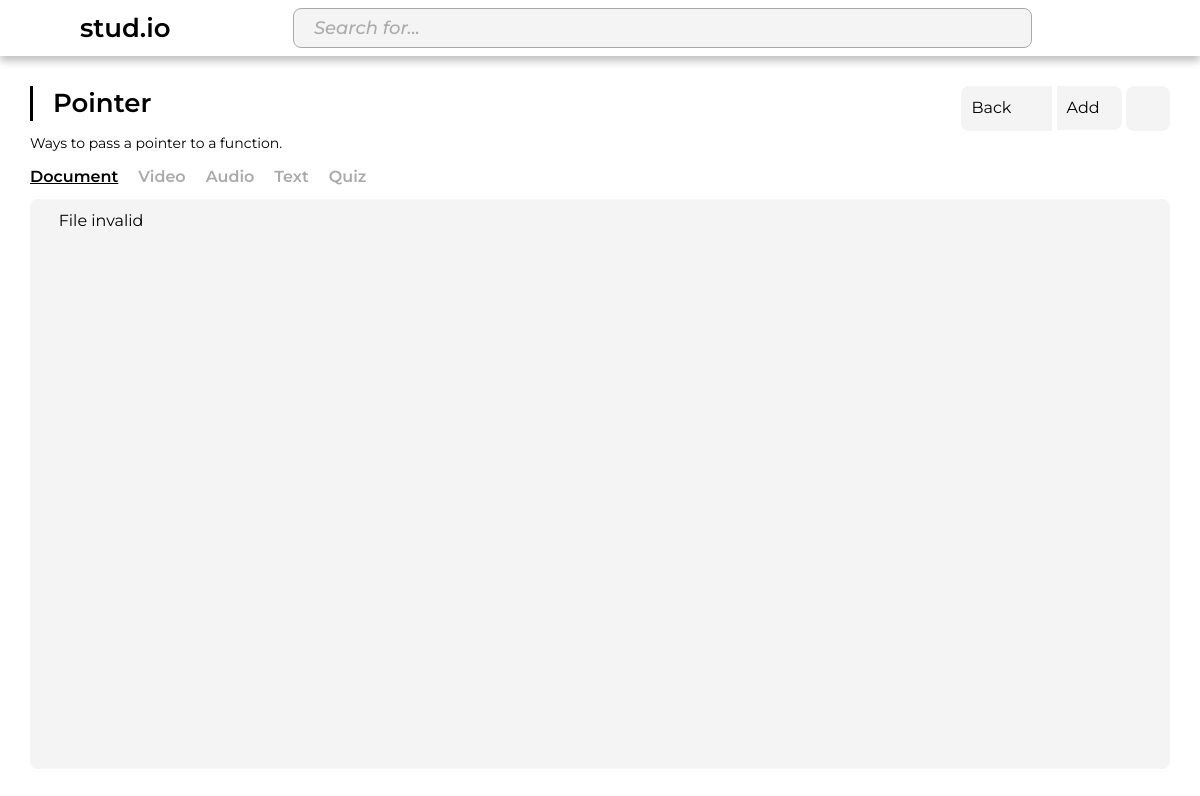
Screenshot of /Dev/Topic?id=6 (signed in) with the database file from the repository.
### tables this page shows
CREATE TABLE `topic` (
  `topic_ID` int(11) NOT NULL,
  `topic_name` varchar(100) NOT NULL,
  `topic_description` varchar(150) NOT NULL,
  `difficulty_ID` int(11) DEFAULT NULL,
  `course_ID` int(11) NOT NULL
);

### Dev/skeleton.php (called while the page is built, shortened)
<?php
include '../head.php';
include '../config.php';
$sql = "SELECT theme FROM user where username='$_SESSION[username]';";
$result = $conn->query($sql);
if ($result->num_rows > 0) {
    while ($row = $result->fetch_assoc()) {
        $theme = $row["theme"];
    }
}
?>

### Dev/Topic/index.php (the view, shortened to what this page needs)
<?php include '../skeleton.php'; ?>
<head>
</head>
<body class="<?php echo $theme; ?>">
    <div class="main-container">
        <?php
        include '../navbar.php';
        include 'topic.php';
        ?>
    </div>
</body>

### Dev/Topic/content.php (shortened to what this page needs)
<?php
include '../config.php';
$get_id = $_GET['id'];
$user_ID = "$_SESSION[id]";
$sql = "SELECT * FROM topic INNER JOIN course ON course.course_ID = topic.course_ID where user_ID='$user_ID' AND topic_ID='$get_id';";
$result = $conn->query($sql);
$topic_name = $topic_description = $difficulty_ID = "";
if ($result->num_rows > 0) {
    while ($row = $result->fetch_assoc()) {
        $topic_name = $row["topic_name"];
        $topic_description = $row["topic_description"];
        $course_ID = $row["course_ID"];
    }
}
?>
<div class="topic-container">
    <div class="topic-header">
        <div class="topic-header-box">
            <div class="topic-title-box">
                <span id="topic-header-title" class="topic-header-title" contenteditable="true" value=><?php echo $topic_name; ?></span>
            </div>
            <div class="topic-action-buttons-box">
                <div class="topic-action-buttons">
                    <button id="topicButton" class="action-btn" type="button" onclick="location.href='<?php echo '../Dashboard?id=' . $course_ID; ?>'">
                        Back <i class="fal fa-solid fa-arrow-left"></i>
                    </button>
                    <button id="editButton" class="action-btn" type="button">
                        Add <i class="fal fa-solid fa-file-plus"></i>
                    </button>
                </div>
                <div class="topic-action-buttons">
                    <button id="viewBtn" class="topic-action-button action-btn" type="button" onclick="changeView()">
                        <i class="fal fa-regular fa-list"></i>
                    </button>
                </div>
            </div>
        </div>
        <div class="topic-header-box">
            <span id="topic-description" class="topic-description" contenteditable="true"><?php echo $topic_description; ?></span>
        </div>
    </div>
    <div class="topic-content-box">
        <?php include 'tab.php';?>
    </div>
</div>

### Style/style.css (style rules this page uses)
* { margin: 0; padding: 0; font-family: 'Montserrat'; color: var(--font); }

### Style/index.css (style rules this page uses)
body { background: var(--bg) !important; }
.fal { font-size: 24px; display: inline-flex !important; align-items: center; }
.action-btn { border-radius: 0px; border: none; background-color: var(--action-btn-bg); color: var(--action-btn-font); font-size: 16px; padding: 10px; outline: none; }
.action-btn:first-child { border-radius: 8px 0 0 8px; }
.action-btn:last-child { border-radius: 0 8px 8px 0; }
.action-btn .fal { vertical-align: middle; margin-left: 8px; }

### Style/Topic/topic.css (style rules this page uses)
.topic-container { width: 100%; height: 100%; padding: 30px; }
.topic-header { width: 100%; margin-bottom: 10px; }
.topic-header-box { width: 100%; display: inline-flex; justify-content: space-between; }
.topic-title-box { width: 60%; display: inline-flex; justify-content: space-between; border-left: 3px solid var(--font); margin-bottom: 10px; }
.topic-header-title { font: var(--font); font-weight: 600; font-size: 26px; margin-left: 20px; align-self: center; line-height: normal; overflow: hidden; text-overflow: ellipsis; display: -webkit-box; -webkit-line-clamp: 1; line-clamp: 1; -webkit-box-orient: vertical; }
.topic-description { font-size: 14px; overflow: hidden; text-overflow: ellipsis; display: -webkit-box; -webkit-line-clamp: 2; line-clamp: 2; -webkit-box-orient: vertical; }
.topic-action-buttons-box { float: right; }
.topic-action-buttons { display: inline; }
.topic-action-button { border-radius: 8px !important; }
.topic-action-button .fal { margin: 0; width: 24px; justify-content: center; }

### Style/Theme/light.css (style rules this page uses)
.light { --bg: #fff; --font: #000; --font-hover: #bf1818; --icon: #000; --icon-hover: #bf1818; --icon-disabled: #aaa; --box-shadow: 0px 4px 4px 0px rgba(0, 0, 0, 0.25); --header-bg: #fff; --header-dropdown-bg: #f4f4f4; --header-dropdown-bg-hover: #fff; --sidebar-bg: #f4f4f4; --sidebar-item-bg-selected: rgba(0, 0, 0, 0.1); --sidebar-item-bg-hover: rgba(0, 0, 0, 0.3); --sidebar-button-bg: rgba(0, 0, 0, 0.1); --sidebar-button-bg-hover: rgba(0, 0, 0, 0.3); --searchbar-bg: #f4f4f4; --searchbar-border: #aaa; --searchbar-icon: #aaa; --searchbar-placeholder: #aaa; --searchbar-cancel-opacity: 0.3; --textbox-bg: #f4f4f4; --textbox-border: #aaa; --textbox-icon: var(--icon); --textbox-placeholder: #aaa; --table-border-bottom: #d4d4d4; --table-bg-hover: #0000001A; --primary-btn-bg: #bf1818; --primary-btn-bg-hover: #000; --primary-btn-bg-disabled: #404040; --primary-btn-border: #bf1818; --primary-btn-border-hover: #000; --primary-btn-border-disabled: #404040; --primary-btn-font: #fff; --primary-btn-font-hover: #fff; --primary-btn-font-disabled: #eee; --secondary-btn-bg: transparent; --secondary-btn-border: #bf1818; --secondary-btn-border-hover: #000; --secondary-btn-border-disabled: #404040; --secondary-btn-font: #bf1818; --secondary-btn-font-hover: #000; --secondary-btn-font-disabled: #404040; --action-btn-bg: #f4f4f4; --action-btn-bg-hover: #aaa; --action-btn-bg-disabled: #f4f4f4; --action-btn-font: #000; --action-btn-font-hover: #000; --action-btn-font-disabled: #aaa; --popup-bg: rgba(0, 0, 0, 0.6); --container-bg-1: #F4F4F4; --container-bg-2: #aaa; }

### rows the page displays
topic: topic_name "Pointer", topic_description "Ways to pass a pointer to a function."
